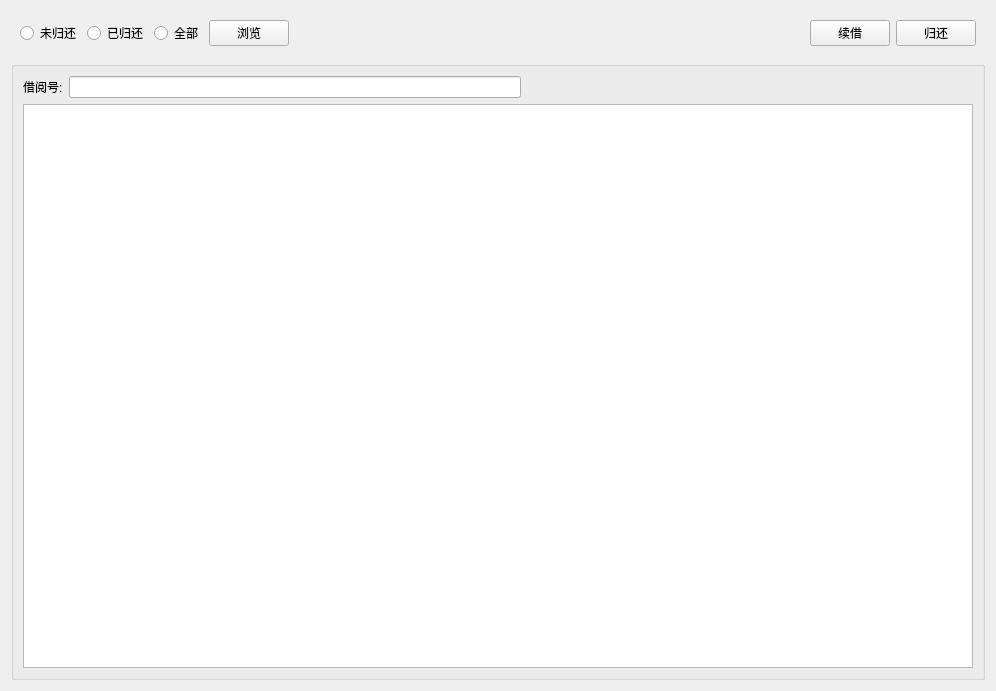
<?xml version="1.0" encoding="UTF-8"?>
<ui version="4.0">
 <class>ReaderJY</class>
 <widget class="QWidget" name="ReaderJY">
  <property name="geometry">
   <rect>
    <x>0</x>
    <y>0</y>
    <width>996</width>
    <height>691</height>
   </rect>
  </property>
  <property name="windowTitle">
   <string>Form</string>
  </property>
  <layout class="QGridLayout" name="gridLayout_3">
   <item row="0" column="0">
    <widget class="QWidget" name="w_1" native="true">
     <layout class="QGridLayout" name="gridLayout_2">
      <item row="0" column="0">
       <layout class="QGridLayout" name="gridLayout">
        <item row="0" column="0">
         <widget class="QRadioButton" name="rb_NoReturn">
          <property name="text">
           <string>未归还</string>
          </property>
         </widget>
        </item>
        <item row="0" column="2">
         <widget class="QRadioButton" name="rb_All">
          <property name="text">
           <string>全部</string>
          </property>
         </widget>
        </item>
        <item row="0" column="1">
         <widget class="QRadioButton" name="rb_Return">
          <property name="text">
           <string>已归还</string>
          </property>
         </widget>
        </item>
        <item row="0" column="3">
         <widget class="QPushButton" name="pb_Look">
          <property name="text">
           <string>浏览</string>
          </property>
         </widget>
        </item>
       </layout>
      </item>
      <item row="0" column="1">
       <layout class="QGridLayout" name="gridLayout_13">
        <item row="0" column="0">
         <spacer name="horizontalSpacer_3">
          <property name="orientation">
           <enum>Qt::Horizontal</enum>
          </property>
          <property name="sizeHint" stdset="0">
           <size>
            <width>40</width>
            <height>20</height>
           </size>
          </property>
         </spacer>
        </item>
        <item row="0" column="1">
         <widget class="QPushButton" name="pb_XJ">
          <property name="text">
           <string>续借</string>
          </property>
         </widget>
        </item>
        <item row="0" column="2">
         <widget class="QPushButton" name="pb_GH">
          <property name="text">
           <string>归还</string>
          </property>
         </widget>
        </item>
       </layout>
      </item>
     </layout>
    </widget>
   </item>
   <item row="1" column="0">
    <widget class="QGroupBox" name="groupBox_3">
     <property name="title">
      <string/>
     </property>
     <layout class="QGridLayout" name="gridLayout_10">
      <item row="1" column="0">
       <widget class="QTableWidget" name="tw_UserJY"/>
      </item>
      <item row="0" column="0">
       <layout class="QGridLayout" name="gridLayout_11">
        <item row="0" column="1">
         <widget class="QLineEdit" name="le_UserJYID"/>
        </item>
        <item row="0" column="0">
         <widget class="QLabel" name="label_5">
          <property name="text">
           <string>借阅号:</string>
          </property>
         </widget>
        </item>
        <item row="0" column="2">
         <spacer name="horizontalSpacer">
          <property name="orientation">
           <enum>Qt::Horizontal</enum>
          </property>
          <property name="sizeHint" stdset="0">
           <size>
            <width>40</width>
            <height>20</height>
           </size>
          </property>
         </spacer>
        </item>
       </layout>
      </item>
     </layout>
    </widget>
   </item>
  </layout>
 </widget>
 <resources/>
 <connections/>
</ui>
